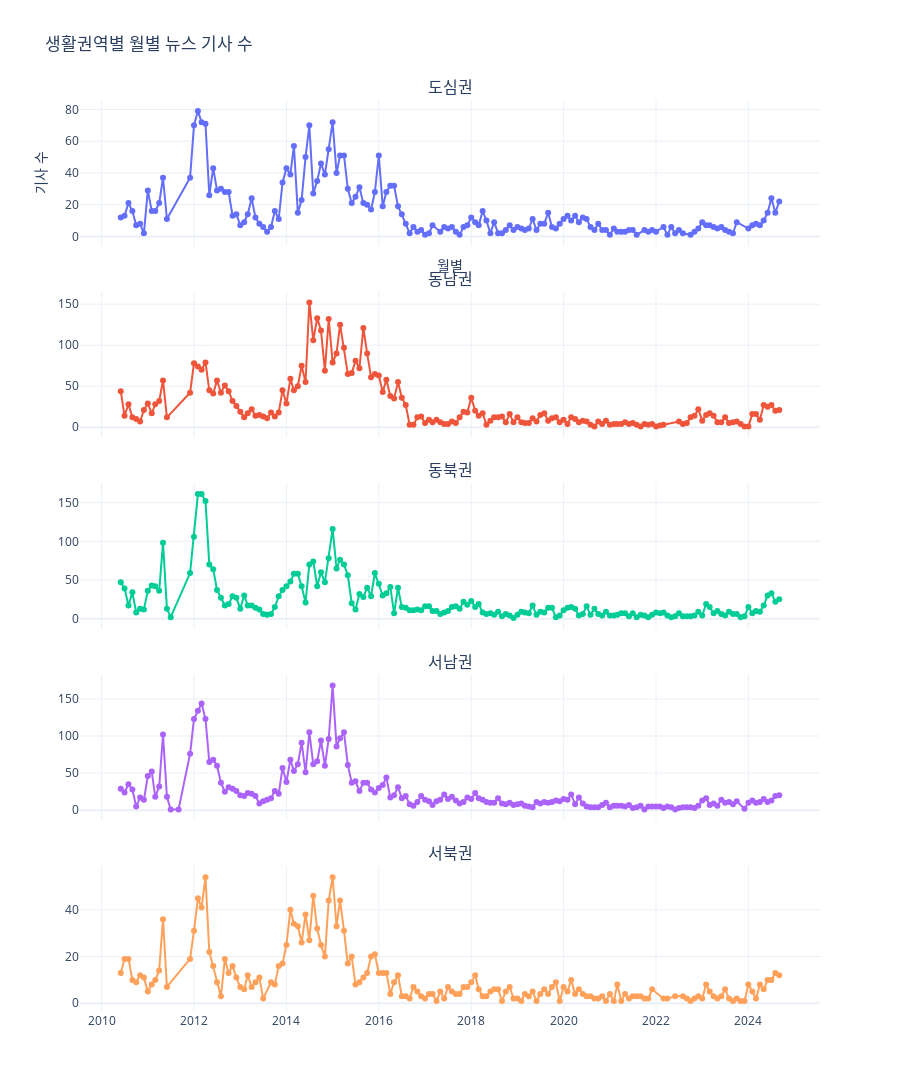

Source (notebook cell):
### Code cell
# 각 생활권역별 월별 뉴스 기사 수
# 2016년 1월부터 모든 생활권역의 뉴스 기사 수가 큰 변화폭이 보이지 않음
news_df_groupby_district_month = refined_news_df.groupby(['district', 'yyyymm']).nunique()['article'].to_frame().reset_index()
news_df_groupby_district_month['yyyymm'] = pd.to_datetime(news_df_groupby_district_month['yyyymm'])

# 생활권역 목록 추출
districts = news_df_groupby_district_month['district'].unique()

# Subplots 생성
fig = make_subplots(
    rows=len(districts), cols=1,  # 각 생활권역을 한 줄씩
    shared_xaxes=True,  # x축 공유
    vertical_spacing=0.05,  # 서브플롯 간 간격
    subplot_titles=districts  # 각 서브플롯의 제목
)

# 각 생활권역별 데이터 추가
for i, district in enumerate(districts):
    district_data = news_df_groupby_district_month[news_df_groupby_district_month['district'] == district]
    fig.add_trace(
        go.Scatter(
            x=district_data['yyyymm'], 
            y=district_data['article'],
            mode='lines+markers',
            name=district
        ),
        row=i + 1, col=1  # 서브플롯 위치
    )

# 레이아웃 조정
fig.update_layout(
    height=300 * len(districts),  # 서브플롯 개수에 따라 높이 조정
    title="생활권역별 월별 뉴스 기사 수",
    xaxis_title="월별",
    yaxis_title="기사 수",
    showlegend=False,  # 각 서브플롯에 개별 범례 표시 안 함
    template="plotly_white"
)

# 그래프 표시
fig.show()

### Figure 1 — Plotly figure (JSON) as saved in the notebook; plotly's stock layout.template omitted (floating-point values rounded to 4 significant figures; data arrays with more than 128 entries replaced by an {"elided": "..."} marker saying what was removed)
{"data": [{"mode": "lines+markers", "name": "도심권", "type": "scatter", "x": {"elided": "161 str values"}, "xaxis": "x", "y": {"elided": "161 int values"}, "yaxis": "y"}, {"mode": "lines+markers", "name": "동남권", "type": "scatter", "x": {"elided": "164 str values"}, "xaxis": "x2", "y": {"elided": "164 int values"}, "yaxis": "y2"}, {"mode": "lines+markers", "name": "동북권", "type": "scatter", "x": {"elided": "168 str values"}, "xaxis": "x3", "y": {"elided": "168 int values"}, "yaxis": "y3"}, {"mode": "lines+markers", "name": "서남권", "type": "scatter", "x": {"elided": "168 str values"}, "xaxis": "x4", "y": {"elided": "168 int values"}, "yaxis": "y4"}, {"mode": "lines+markers", "name": "서북권", "type": "scatter", "x": {"elided": "162 str values"}, "xaxis": "x5", "y": {"elided": "162 int values"}, "yaxis": "y5"}], "layout": {"annotations": [{"font": {"size": 16}, "showarrow": false, "text": "도심권", "x": 0.5, "xanchor": "center", "xref": "paper", "y": 1, "yanchor": "bottom", "yref": "paper"}, {"font": {"size": 16}, "showarrow": false, "text": "동남권", "x": 0.5, "xanchor": "center", "xref": "paper", "y": 0.79, "yanchor": "bottom", "yref": "paper"}, {"font": {"size": 16}, "showarrow": false, "text": "동북권", "x": 0.5, "xanchor": "center", "xref": "paper", "y": 0.58, "yanchor": "bottom", "yref": "paper"}, {"font": {"size": 16}, "showarrow": false, "text": "서남권", "x": 0.5, "xanchor": "center", "xref": "paper", "y": 0.37, "yanchor": "bottom", "yref": "paper"}, {"font": {"size": 16}, "showarrow": false, "text": "서북권", "x": 0.5, "xanchor": "center", "xref": "paper", "y": 0.16, "yanchor": "bottom", "yref": "paper"}], "height": 1500, "showlegend": false, "title": {"text": "생활권역별 월별 뉴스 기사 수"}, "xaxis": {"anchor": "y", "domain": [0, 1], "matches": "x5", "showticklabels": false, "title": {"text": "월별"}}, "xaxis2": {"anchor": "y2", "domain": [0, 1], "matches": "x5", "showticklabels": false}, "xaxis3": {"anchor": "y3", "domain": [0, 1], "matches": "x5", "showticklabels": false}, "xaxis4": {"anchor": "y4", "domain": [0, 1], "matches": "x5", "showticklabels": false}, "xaxis5": {"anchor": "y5", "domain": [0, 1]}, "yaxis": {"anchor": "x", "domain": [0.84, 1], "title": {"text": "기사 수"}}, "yaxis2": {"anchor": "x2", "domain": [0.63, 0.79]}, "yaxis3": {"anchor": "x3", "domain": [0.42, 0.58]}, "yaxis4": {"anchor": "x4", "domain": [0.21, 0.37]}, "yaxis5": {"anchor": "x5", "domain": [0, 0.16]}}}
